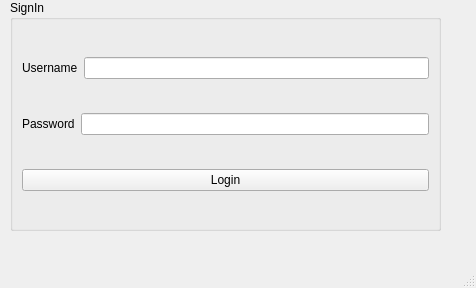
<?xml version="1.0" encoding="UTF-8"?>
<ui version="4.0">
 <class>MainWindow</class>
 <widget class="QMainWindow" name="MainWindow">
  <property name="geometry">
   <rect>
    <x>0</x>
    <y>0</y>
    <width>476</width>
    <height>288</height>
   </rect>
  </property>
  <property name="windowTitle">
   <string>MainWindow</string>
  </property>
  <widget class="QWidget" name="centralwidget">
   <widget class="QGroupBox" name="groupBox">
    <property name="geometry">
     <rect>
      <x>10</x>
      <y>0</y>
      <width>431</width>
      <height>231</height>
     </rect>
    </property>
    <property name="title">
     <string>SignIn</string>
    </property>
    <layout class="QVBoxLayout" name="verticalLayout">
     <item>
      <layout class="QHBoxLayout" name="horizontalLayout">
       <item>
        <widget class="QLabel" name="label">
         <property name="text">
          <string>Username</string>
         </property>
        </widget>
       </item>
       <item>
        <widget class="QLineEdit" name="uname"/>
       </item>
      </layout>
     </item>
     <item>
      <layout class="QHBoxLayout" name="horizontalLayout_2">
       <item>
        <widget class="QLabel" name="label_2">
         <property name="text">
          <string>Password</string>
         </property>
        </widget>
       </item>
       <item>
        <widget class="QLineEdit" name="pw"/>
       </item>
      </layout>
     </item>
     <item>
      <widget class="QPushButton" name="login">
       <property name="text">
        <string>Login</string>
       </property>
      </widget>
     </item>
    </layout>
   </widget>
  </widget>
  <widget class="QMenuBar" name="menubar">
   <property name="geometry">
    <rect>
     <x>0</x>
     <y>0</y>
     <width>476</width>
     <height>23</height>
    </rect>
   </property>
  </widget>
  <widget class="QStatusBar" name="statusbar"/>
 </widget>
 <resources/>
 <connections/>
</ui>
